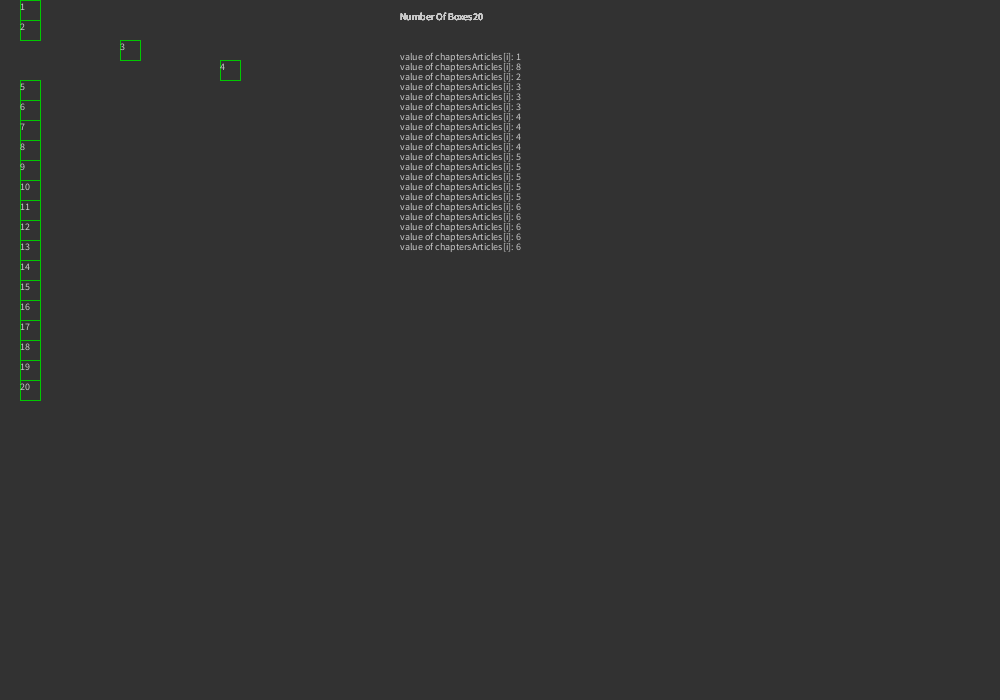
Frame 1 (no input)
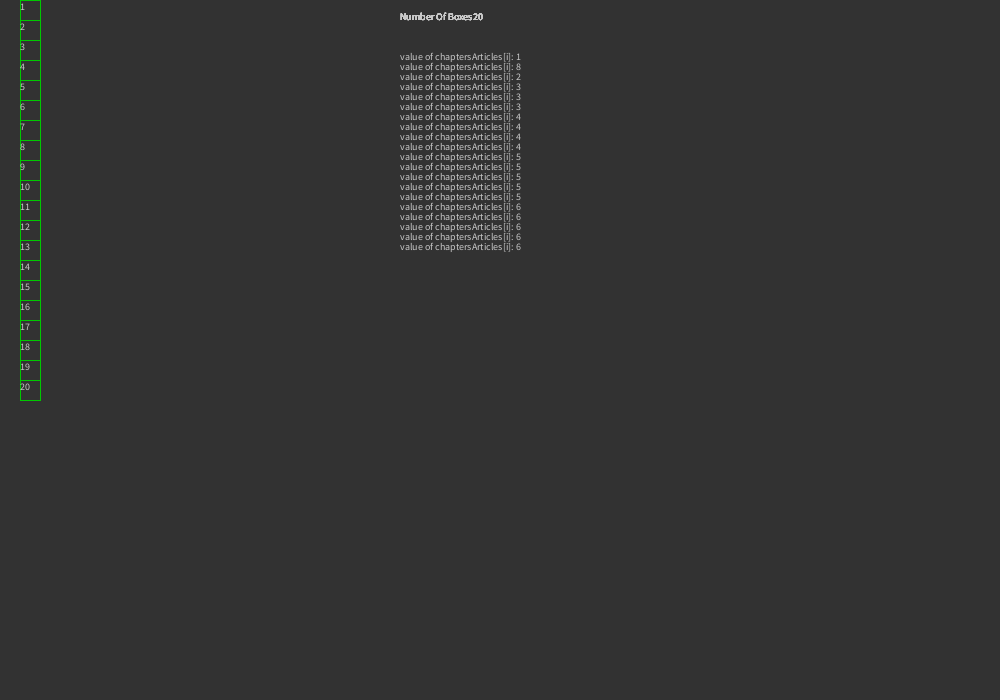
Frame 60 (the mouse pressed at the canvas centre just before this capture)
Frame 120 (the mouse held since frame 60 and released just before this capture): identical to frame 60, image omitted

The Processing sketch that drew these frames (run headless with seeded random() and noise(); from frame 60 on, the mouse is pressed at the canvas centre):

// Processing sketch: forLoopDistribution01
// ── forLoopDistribution01.pde
int[] chaptersArticles = { 
  1, 
  8, 2, 
  3, 3, 3, 
  4, 4, 4, 4, 
  5, 5, 5, 5, 5, 
  6, 6, 6, 6, 6, 6, 
  7, 7, 7, 7, 7, 7, 7, 
  8, 8, 8, 8, 8, 8, 8, 8, 
  9, 9, 9, 9, 9, 9, 9, 9, 9, 
  10, 10, 10, 10, 10, 10, 10, 10, 10, 10, 
  9, 9, 9, 9, 9, 9, 9, 9, 9, 
  8, 8, 8, 8, 8, 8, 8, 8, 
  7, 7, 7, 7, 7, 7, 7, 
  6, 6, 6, 6, 6, 6, 
  5, 5, 5, 5, 5, 
  4, 4, 4, 4, 
  3, 3, 3, 
  2, 2, 
  1
};
int gridUnit = 20;
int numberOfBoxes = 20;
int visualX = 0;
int visualY = 0;
int visualW = 1020; 
int visualH = 700-gridUnit*2; 

int visualPosX;
int visualPosY;
int visualAreaW;//Width elements
int visualAreaH;//Height Elements
int boxW;
int boxH;
int counter;    


void setup() {
  size(1000, 700);

visualPosX = visualX;
visualPosY = visualY;
visualAreaW = visualW - gridUnit*2;//Width elements
visualAreaH = visualH - gridUnit*9;//Height Elements
boxW = 20;
boxH = 20;
 counter = 0;    

}

void draw() {
  background(50);
  stroke(0, 200, 0);
  textSize(10);
  //BOXES BUTTONS
  for (int i=0; i<numberOfBoxes; i++) {
    fill(50); 
      if(chaptersArticles[i] == counter){
        visualPosX = visualPosX+100;
        visualPosY = 0;
      }else{
        visualPosX = 0;
        visualPosY = 0;
      }
counter++;

      rect(visualPosX+boxW, visualPosY+boxH*i,  boxW,boxH);//boxes each article
      fill(200); 
      text(1+i, visualPosX+boxW, 10+visualPosY+boxH*i);

  
  
      text("Number Of Boxes" + numberOfBoxes, 400, 20);
      text("value of chaptersArticles[i]: " + chaptersArticles[i], 400, 60+ 10*i);
}

}
